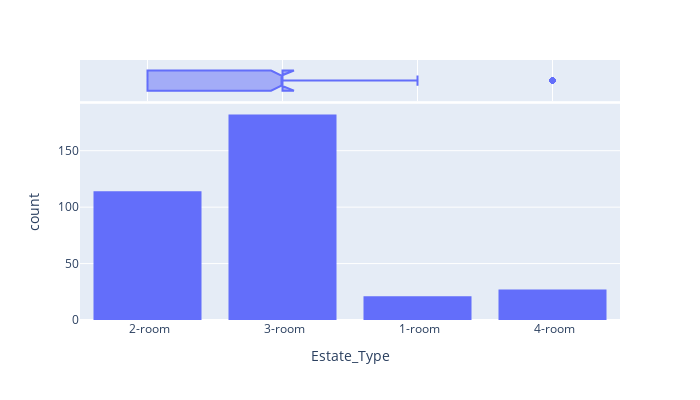

The notebook cell saved with this chart:
### Code cell
import plotly.express as px
fig = px.histogram(df_estate_collection_all, x='Estate_Type', marginal="box",width=700, height=400)
fig.show()

### Figure 1 — Plotly figure (JSON) as saved in the notebook; plotly's stock layout.template omitted (floating-point values rounded to 4 significant figures; data arrays with more than 128 entries replaced by an {"elided": "..."} marker saying what was removed)
{"data": [{"alignmentgroup": "True", "bingroup": "x", "hovertemplate": "Estate_Type=%{x}<br>count=%{y}<extra></extra>", "legendgroup": "", "marker": {"color": "#636efa", "pattern": {"shape": ""}}, "name": "", "offsetgroup": "", "orientation": "v", "showlegend": false, "type": "histogram", "x": {"elided": "344 str values"}, "xaxis": "x", "yaxis": "y"}, {"alignmentgroup": "True", "hovertemplate": "Estate_Type=%{x}<extra></extra>", "legendgroup": "", "marker": {"color": "#636efa"}, "name": "", "notched": true, "offsetgroup": "", "showlegend": false, "type": "box", "x": {"elided": "344 str values"}, "xaxis": "x2", "yaxis": "y2"}], "layout": {"barmode": "relative", "height": 400, "legend": {"tracegroupgap": 0}, "margin": {"t": 60}, "width": 700, "xaxis": {"anchor": "y", "autorange": true, "domain": [0, 1], "range": [-0.5, 3.5], "title": {"text": "Estate_Type"}, "type": "category"}, "xaxis2": {"anchor": "y2", "autorange": true, "domain": [0, 1], "matches": "x", "range": [-0.5, 3.5], "showgrid": true, "showticklabels": false, "type": "category"}, "yaxis": {"anchor": "x", "autorange": true, "domain": [0, 0.8316], "range": [0, 191.6], "title": {"text": "count"}}, "yaxis2": {"anchor": "x2", "autorange": true, "domain": [0.8416, 1], "matches": "y2", "range": [-0.5, 0.5], "showgrid": false, "showline": false, "showticklabels": false, "ticks": "", "type": "category"}}}
